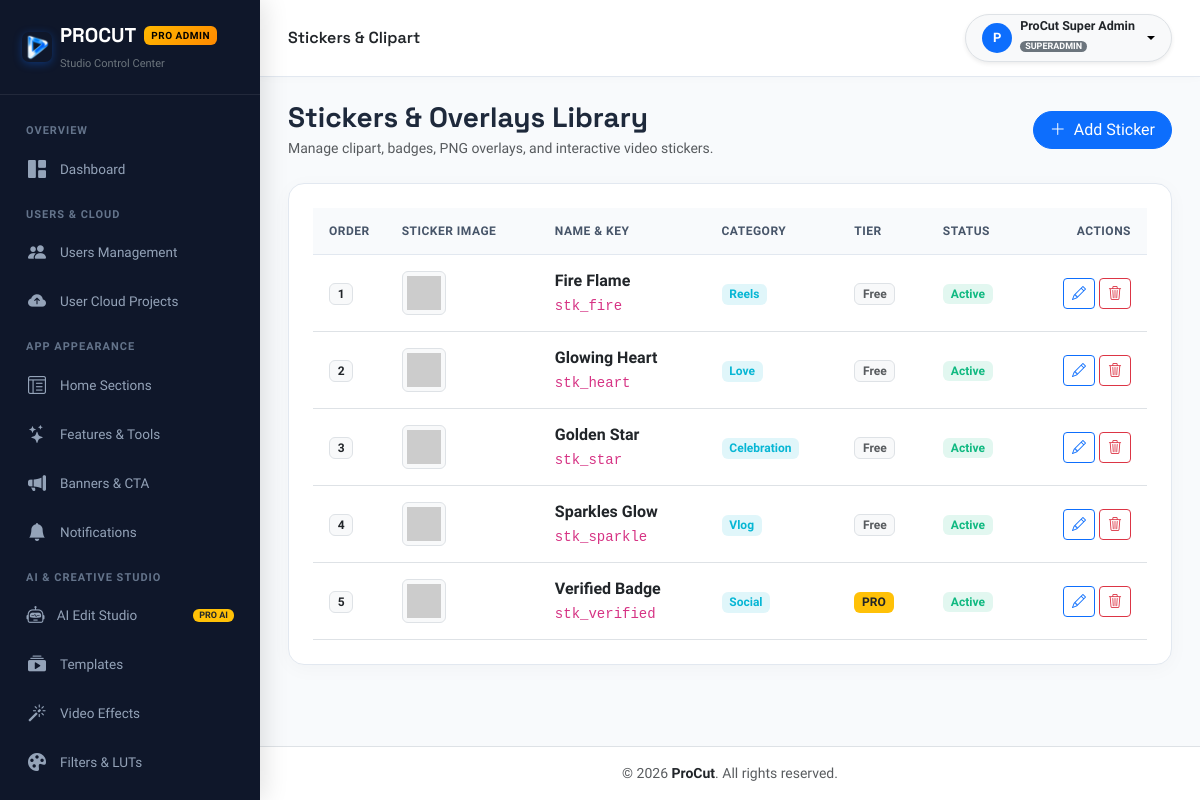
Page /admin/stickers.php (signed in) on the committed database.
### tables this page shows
CREATE TABLE IF NOT EXISTS stickers (
    id INT AUTO_INCREMENT PRIMARY KEY,
    sticker_key VARCHAR(100) NOT NULL UNIQUE,
    name VARCHAR(255) NOT NULL,
    category VARCHAR(100) NOT NULL DEFAULT 'Vlog',
    image_url VARCHAR(500) NOT NULL,
    is_pro TINYINT(1) DEFAULT 0,
    is_enabled TINYINT(1) DEFAULT 1,
    display_order INT DEFAULT 0,
    created_at DATETIME DEFAULT CURRENT_TIMESTAMP,
    updated_at DATETIME DEFAULT CURRENT_TIMESTAMP ON UPDATE CURRENT_TIMESTAMP,
    INDEX idx_stickers_order (display_order)
);

### config/database.php (called while the page is built, shortened)
<?php
class Database {
    private static ?PDO $pdo = null;
    public static function getConnection(): PDO {
        $cfgFile = dirname(__DIR__) . '/config.json';
        $cfg = [];
        if (file_exists($cfgFile)) {
            $cfg = @json_decode(file_get_contents($cfgFile), true) ?: [];
        }
        $mysqlCfg = $cfg['mysql'] ?? [];
        $host = (defined('DB_HOST') && DB_HOST !== '127.0.0.1' && DB_HOST !== 'localhost')
            ? DB_HOST
            : ($mysqlCfg['host'] ?? getenv('DB_HOST') ?: (defined('DB_HOST') ? DB_HOST : '127.0.0.1'));
        if ($host === 'localhost') {
            $host = '127.0.0.1';
        }
        $port = (defined('DB_PORT') && DB_PORT != '3306')
            ? DB_PORT
            : ($mysqlCfg['port'] ?? getenv('DB_PORT') ?: '3306');
        $dbname = (defined('DB_NAME') && DB_NAME !== 'procut_db')
            ? DB_NAME
            : ($mysqlCfg['database'] ?? getenv('DB_NAME') ?: (defined('DB_NAME') ? DB_NAME : 'procut_db'));
        $user = (defined('DB_USER') && DB_USER !== 'root')
            ? DB_USER
            : ($mysqlCfg['user'] ?? getenv('DB_USER') ?: (defined('DB_USER') ? DB_USER : 'root'));
        $pass = (defined('DB_PASS') && DB_PASS !== '')
            ? DB_PASS
            : ($mysqlCfg['password'] ?? (getenv('DB_PASS') !== false ? getenv('DB_PASS') : (defined('DB_PASS') ? DB_PASS : '')));
        $socket = '/Applications/XAMPP/xamppfiles/var/mysql/mysql.sock';
        $dsn = "mysql:host={$host};port={$port};dbname={$dbname};charset=utf8mb4";
        $options = [
            PDO::ATTR_ERRMODE            => PDO::ERRMODE_EXCEPTION,
            PDO::ATTR_DEFAULT_FETCH_MODE => PDO::FETCH_ASSOC,
            PDO::ATTR_EMULATE_PREPARES   => false,
            PDO::MYSQL_ATTR_INIT_COMMAND => "SET NAMES utf8mb4 COLLATE utf8mb4_unicode_ci"
        ];
        try {
            self::$pdo = new PDO($dsn, $user, $pass, $options);
        } catch (PDOException $e) {
            if (PHP_OS_FAMILY === 'Darwin' && empty(ini_get('open_basedir')) && @file_exists($socket)) {
                try {
                    $socketDsn = "mysql:unix_socket={$socket};dbname={$dbname};charset=utf8mb4";
                    self::$pdo = new PDO($socketDsn, $user, $pass, $options);
                    return self::$pdo;
                } catch (PDOException $e2) {
                }
            }
            $isApi = str_contains($_SERVER['REQUEST_URI'] ?? '', '/api/');
            if ($isApi) {
                http_response_code(500);
                header('Content-Type: application/json; charset=utf-8');
                die(json_encode([
                    'success' => false,
                    'error' => 'Database connection failed: ' . $e->getMessage()
                ]));
            }
            http_response_code(200);
            header('Content-Type: text/html; charset=utf-8');
            die('<!DOCTYPE html>
<html lang="en">
<head>
    <meta charset="UTF-8">
    <meta name="viewport" content="width=device-width, initial-scale=1.0">
    <title>Database Connection Required — ProCut</title>
    <link href="https://fonts.googleapis.com/css2?family=Plus+Jakarta+Sans:wght@400;600;700&display=swap" rel="stylesheet">
    <style>
        body { font-family: "Plus Jakarta Sans", sans-serif; background: #0F172A; color: #E2E8F0; display: flex; align-items: center; justify-content: center; min-height: 100vh; margin: 0; padding: 20px; }
        .box { background: rgba(30, 41, 59, 0.85); border: 1px solid rgba(255,255,255,0.1); border-radius: 16px; max-width: 580px; width: 100%; padding: 32px; box-shadow: 0 20px 50px rgba(0,0,0,0.5); }
        h2 { color: #F59E0B; margin-top: 0; font-size: 1.4rem; display: flex; align-items: center; gap: 8px; }
        p { line-height: 1.6; color: #94A3B8; font-size: 0.95rem; }
        .error-chip { background: rgba(239, 68, 68, 0.15); color: #F87171; border: 1px solid rgba(239,68,68,0.3); border-radius: 8px; padding: 10px 14px; font-family: monospace; font-size: 0.85rem; word-break: break-all; margin: 16px 0; }
        .code-box { background: #080e1a; border: 1px solid rgba(255,255,255,0.08); border-radius: 8px; padding: 14px; font-family: monospace; font-size: 0.85rem; color: #38BDF8; line-height: 1.5; margin: 16px 0; }
        .step { margin-top: 12px; color: #CBD5E1; font-size: 0.9rem; }
        strong { color: #FFF; }
    </style>
</head>
<body>
    <div class="box">
        <h2>⚠️ Database Connection Setup Required</h2>
        <p>The ProCut server cannot connect to your MySQL database with the current credentials.</p>
        <div class="error-chip">' . htmlspecialchars($e->getMessage()) . '</div>
        <p><strong>Attempted Connection:</strong><br>
        Host: <code>' . htmlspecialchars($host) . '</code> | Database: <code>' . htmlspecialchars($dbname) . '</code> | User: <code>' . htmlspecialchars($user) . '</code></p>
        <div class="step"><strong>How to Fix on InfinityFree:</strong></div>
        <p>Open <strong>File Manager</strong> &rarr; <strong>htdocs</strong> &rarr; <strong>config/config.php</strong> (or <strong>config.json</strong>) and enter your InfinityFree MySQL details:</p>
        <div class="code-box">
define(\'DB_HOST\', \'<strong>sql3xx.infinityfree.com</strong>\');<br>
define(\'DB_NAME\', \'<strong>epiz_xxxxxxx_procut_db</strong>\');<br>
define(\'DB_USER\', \'<strong>epiz_xxxxxxx</strong>\');<br>
define(\'DB_PASS\', \'<strong>your_vpanel_password</strong>\');
        </div>
        <p style="font-size:0.85rem; color:#64748B;">You can copy these 4 details directly from your InfinityFree Account Management page under <em>Database Details</em>.</p>
    </div>
</body>
</html>');
        }
        return self::$pdo;
    }
    public static function query(string $sql, array $params = []): PDOStatement {
        $stmt = self::getConnection()->prepare($sql);
        $stmt->execute($params);
        return $stmt;
    }
    public static function fetchAll(string $sql, array $params = []): array {
        return self::query($sql, $params)->fetchAll();
    }
}

### admin/stickers.php (the view, shortened to what this page needs)
<?php
$stickers = Database::fetchAll("SELECT * FROM stickers ORDER BY display_order ASC");
require_once __DIR__ . '/includes/header.php';
require_once __DIR__ . '/includes/sidebar.php';
require_once __DIR__ . '/includes/navbar.php';
?>
<div class="d-flex flex-wrap justify-content-between align-items-center mb-4 gap-3">
    <div>
        <h3 class="fw-bold mb-1 brand-font">Stickers & Overlays Library</h3>
        <p class="text-muted small mb-0">Manage clipart, badges, PNG overlays, and interactive video stickers.</p>
    </div>
    <button type="button" class="btn btn-primary rounded-pill px-3" onclick="openNewSticker()">
        <i class="bi bi-plus-lg me-1"></i> Add Sticker
    </button>
</div>
<div class="pro-card p-4">
    <div class="table-responsive">
        <table class="table table-hover align-middle mb-0">
            <thead>
                <tr>
                    <th style="width: 70px;">Order</th>
                    <th>Sticker Image</th>
                    <th>Name & Key</th>
                    <th>Category</th>
                    <th>Tier</th>
                    <th>Status</th>
                    <th class="text-end">Actions</th>
                </tr>
            </thead>
            <tbody>
                <?php foreach ($stickers as $st): ?>
                <tr>
                    <td>
                        <span class="badge bg-light text-dark border fw-bold"><?= (int)$st['display_order'] ?></span>
                    </td>
                    <td>
                        <div class="p-1 rounded bg-light border d-inline-block text-center" style="width: 44px; height: 44px;">
                            <img src="<?= htmlspecialchars($st['image_url']) ?>" alt="Sticker" style="max-width: 100%; max-height: 100%; object-fit: contain;" onerror="this.src='https://placehold.co/44?text=PNG'">
                        </div>
                    </td>
                    <td>
                        <div class="fw-bold text-dark"><?= htmlspecialchars($st['name']) ?></div>
                        <code><?= htmlspecialchars($st['sticker_key']) ?></code>
                    </td>
                    <td>
                        <span class="badge badge-soft-info"><?= htmlspecialchars($st['category']) ?></span>
                    </td>
                    <td>
                        <?php if ($st['is_pro']): ?>
                            <span class="badge bg-warning text-dark fw-bold">PRO</span>
                        <?php else: ?>
                            <span class="badge bg-light text-muted border">Free</span>
                        <?php endif; ?>
                    </td>
                    <td>
                        <form method="POST" action="" class="d-inline">
                            <?php if ($st['is_enabled']): ?>
                                <button type="submit" class="badge badge-soft-success border-0 px-2 py-1">Active</button>
                            <?php else: ?>
                                <button type="submit" class="badge badge-soft-danger border-0 px-2 py-1">Hidden</button>
                            <?php endif; ?>
                        </form>
                    </td>
                    <td class="text-end">
                        <div class="d-flex justify-content-end gap-1">
                            <button class="btn btn-sm btn-outline-primary py-1 px-2" onclick='editSticker(<?= json_encode($st) ?>)'><i class="bi bi-pencil"></i></button>
                            <form method="POST" action="" onsubmit="return confirm('Delete this sticker?');">
                                <button type="submit" class="btn btn-sm btn-outline-danger py-1 px-2"><i class="bi bi-trash3"></i></button>
                            </form>
                        </div>
                    </td>
                </tr>
                <?php endforeach; ?>
            </tbody>
        </table>
    </div>
</div>
<?php require_once __DIR__ . '/includes/footer.php'; ?>

### rows in the picture
stickers: display_order "1", name "Fire Flame", sticker_key "stk_fire", category "Reels", is_pro "Free", is_enabled "Active"
stickers: display_order "2", name "Glowing Heart", sticker_key "stk_heart", category "Love", is_pro "Free", is_enabled "Active"
stickers: display_order "3", name "Golden Star", sticker_key "stk_star", category "Celebration", is_pro "Free", is_enabled "Active"
stickers: display_order "4", name "Sparkles Glow", sticker_key "stk_sparkle", category "Vlog", is_pro "Free", is_enabled "Active"
stickers: display_order "5", name "Verified Badge", sticker_key "stk_verified", category "Social", is_pro "PRO", is_enabled "Active"

### other values in the picture
$pageTitle "Stickers & Clipart"
substr($currentAdmin['name'] ?? 'A', 0, 1) "P"
$currentAdmin['name'] "ProCut Super Admin"
$currentAdmin['role'] "SUPERADMIN"
APP_NAME "ProCut"
